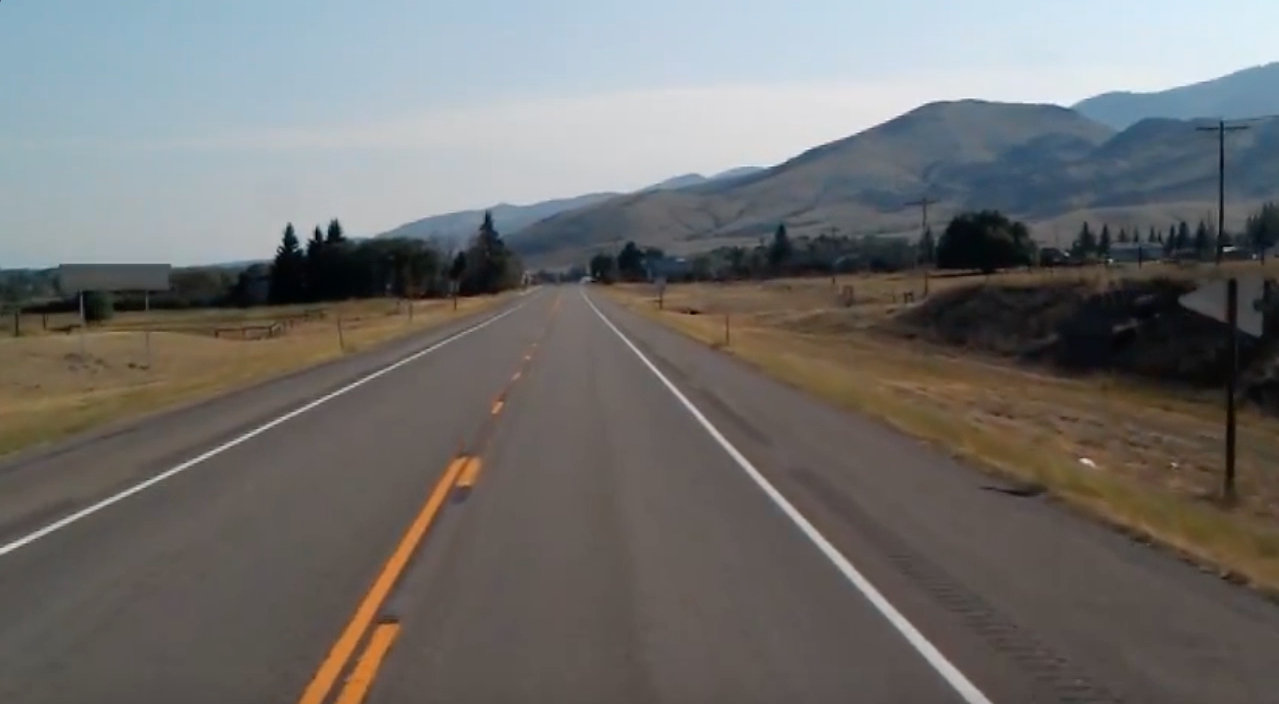
#> input picture road.jpg, 1279 x 704 px, given in place of t.mp4, which was not available
$ python finalVideo.py
#> lines starting #> are read from the running program, lines starting #| are printed output that depends on the picture; after the words box and inside, x2 and y2 are one past the last pixel; in counts of white or black regions, pixels touching at a corner belong together; pictures that were not available may be replaced by others from this repository, and a replacement may not be noted
import cv2
import numpy as np
import matplotlib.pyplot as plt


def make_coor(image, line_par):
    slope1, intercepts = line_par
    y1 = image.shape[0]
    y2 = int(y1*(3/5))
    x1 = int((y1- intercepts)/slope1)
    x2 = int((y2- intercepts)/slope1)
    return np.array([x1,y1,x2,y2])


def avg_slop(image, lines):
    left_fit = []
    right_fit = []
    for line in lines:
        x1,y1,x2,y2 = line.reshape(4)
        parametres = np.polyfit((x1,x2), (y1,y2), 1)
        slope = parametres[0]
        intercept = parametres[1]
        if (slope < 0):
            left_fit.append((slope,intercept))
        else:
            right_fit.append((slope,intercept))

    left_avg = np.average(left_fit, axis=0)
    right_avg = np.average(right_fit, axis=0)

    left_line = make_coor(image, left_avg)
    right_line = make_coor(image, right_avg)
    return np.array([left_line, right_line])


def canny(image):
    gray = cv2.cvtColor(image,cv2.COLOR_RGB2GRAY)
    blur = cv2.GaussianBlur(gray, (5,5), 0)
    canny_image = cv2.Canny(blur, 50,150)
    return canny_image


def regionOfIntrest(image):
    height = image.shape[0]
    polygons = np.array([[(200,height), (1100,height), (550,250)]])
    mask =np.zeros_like(image)
    cv2.fillPoly(mask,polygons, 255)
    maskedImg = cv2.bitwise_and(image,mask)
    return maskedImg


def display(image, lines):
    line_image = np.zeros_like(image)
    if lines is not None:
        for line in lines:
            x1,y1,x2,y2 = line.reshape(4)
            cv2.line(line_image, (x1,y1),(x2,y2), (255,0,255), 20)
    return line_image

cap = cv2.VideoCapture("t.mp4")


while(cap.isOpened()):
    _,frame = cap.read()
#> frame is the input picture: shape (704, 1279, 3); mean B, G, R 109.7, 111.3, 112.3

    canny_img = canny(frame)
#> in canny, `canny_image = cv2.Canny(blur, 50,150)`:
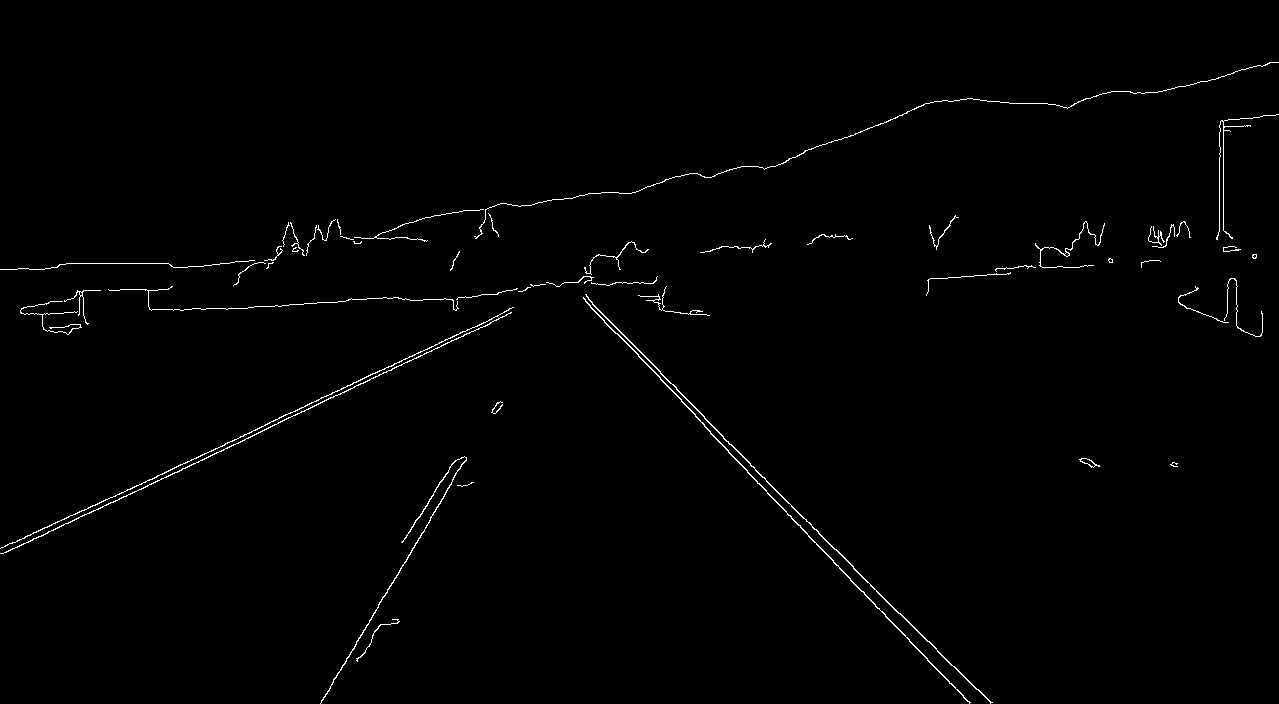
#> canny_image: shape (704, 1279); 0.91% white in thin lines or dots
    cropped = regionOfIntrest(canny_img)
#> in regionOfIntrest, `cv2.fillPoly(mask,polygons, 255)`: mask: shape (704, 1279); 22.7% white; 1 white region, box (x1, y1, x2, y2) and area: (200, 250, 1100, 704) 204575
#> in regionOfIntrest, `maskedImg = cv2.bitwise_and(image,mask)`:
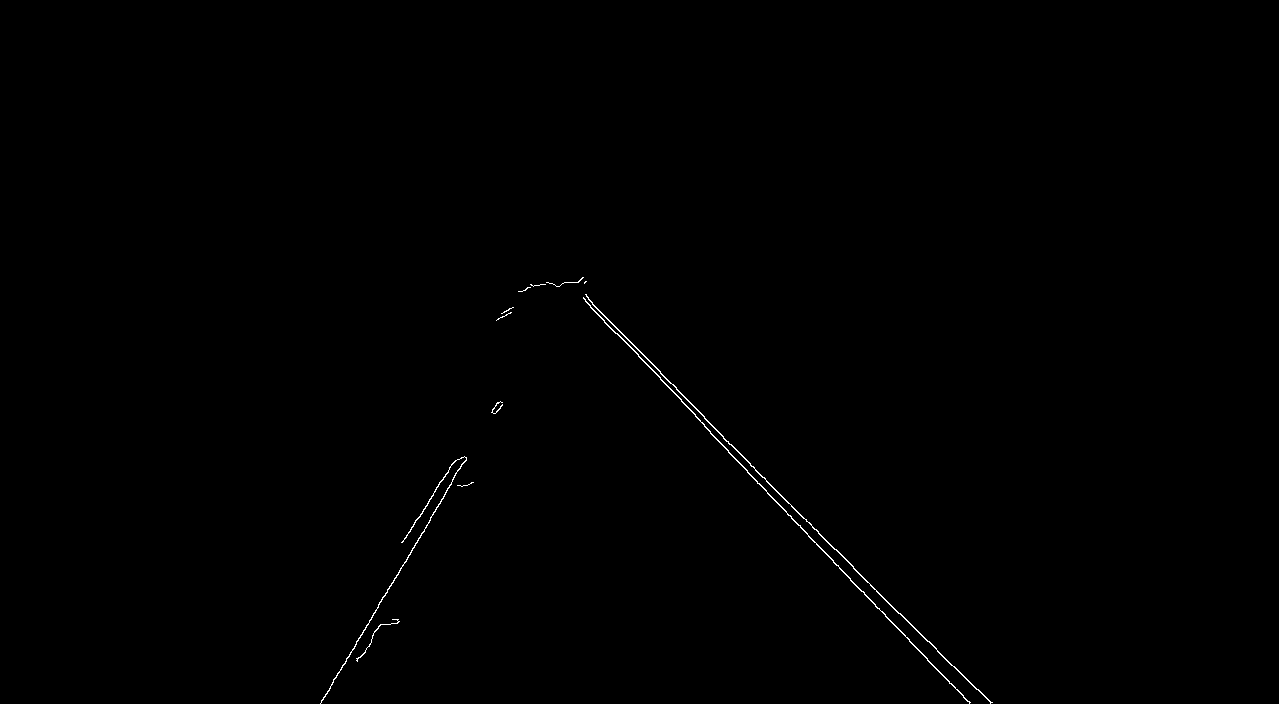
#> maskedImg: shape (704, 1279); 0.26% white in thin lines or dots, all inside (x1, y1, x2, y2) = (320, 277, 993, 704)
    lines = cv2.HoughLinesP(cropped,2, np.pi/180, 100, np.array([]),minLineLength=40,maxLineGap=5 )
#> lines = 13 rows, first 6: [704, 418, 927, 641], [704, 426, 791, 516], [320, 703, 445, 494], [585, 301, 663, 381], [630, 341, 670, 383], [794, 520, 861, 591]
    avg_lines = avg_slop(frame, lines)
#> the loop in avg_slop, `for line in lines:` made 13 passes
#> (x1, y1, x2, y2, slope, intercept) on passes 1 to 12: (704, 418, 927, 641, 1, -286), (704, 426, 791, 516, 1.03, -302.3), (320, 703, 445, 494, -1.67, 1238), (585, 301, 663, 381, 1.03, -299), (630, 341, 670, 383, 1.05, -320.5), (794, 520, 861, 591, 1.06, -321.4), (659, 371, 704, 416, 1, -288), (870, 599, 939, 672, 1.06, -321.4), (767, 493, 807, 534, 1.03, -293.2), (423, 509, 454, 461, -1.55, 1164), (940, 653, 991, 702, 0.961, -250.1), (824, 551, 879, 609, 1.05, -317.9)
#> after the loop in avg_slop, `for line in lines:`: left_fit = [(-1.67, 1238), (-1.55, 1164)]; right_fit = [(1, -286), (1.03, -302.3), (1.03, -299), (1.05, -320.5), (1.06, -321.4), (1, -288), (1.06, -321.4), (1.03, -293.2), (0.961, -250.1), (1.05, -317.9), (1, -287)]
#> in avg_slop, `left_avg = np.average(left_fit, axis=0)`: left_avg = [-1.61, 1201]
#> in avg_slop, `right_avg = np.average(right_fit, axis=0)`: right_avg = [1.02, -298.8]
#> in make_coor, `slope1, intercepts = line_par`: slope1 = -1.61; intercepts = 1201
#> in make_coor, `x1 = int((y1- intercepts)/slope1)`: x1 = 308
#> in make_coor, `x2 = int((y2- intercepts)/slope1)`: x2 = 483
#> in avg_slop, `left_line = make_coor(image, left_avg)`: left_line = [308, 704, 483, 422]
#> in avg_slop, `right_line = make_coor(image, right_avg)`: right_line = [978, 704, 703, 422]
#> avg_lines = [[308, 704, 483, 422], [978, 704, 703, 422]]
    line_img = display(frame, avg_lines)
#> the loop in display, `for line in lines:` made 2 passes
#> after the loop in display, `for line in lines:`:
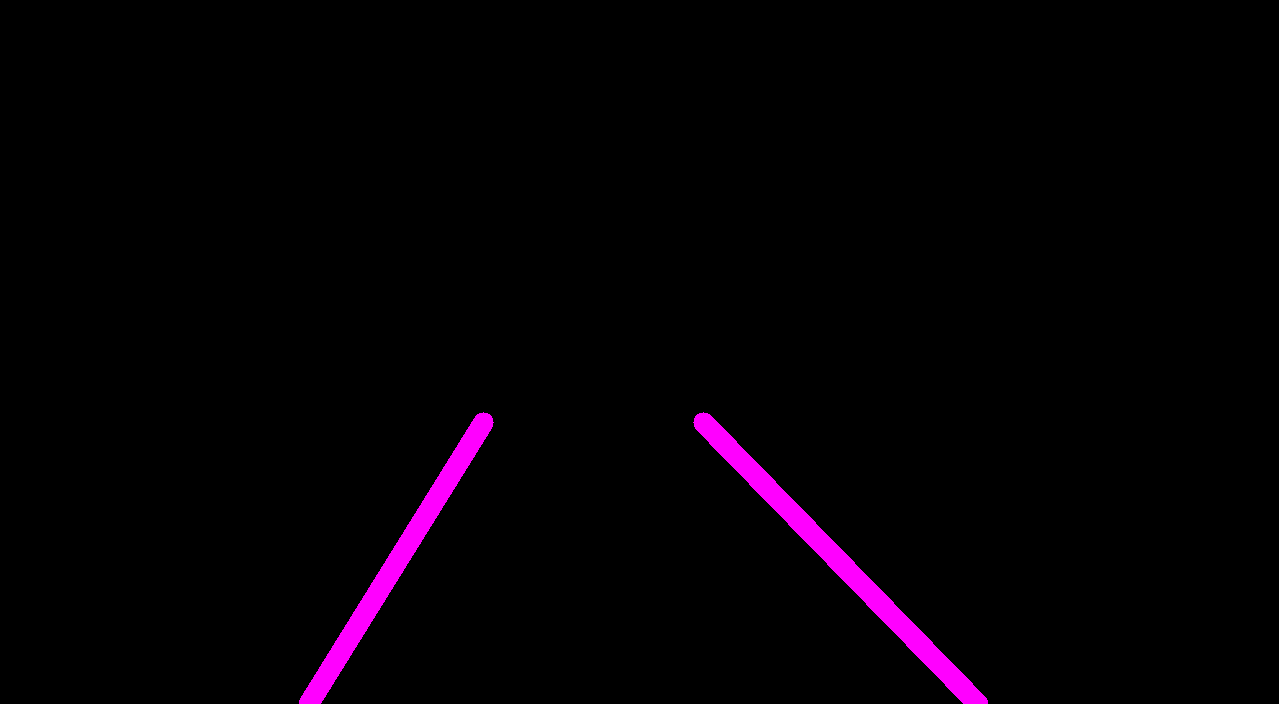
#> line_image: shape (704, 1279, 3); mean of channels 0, 1, 2 4.3, 0, 4.3; drawn as B, G, R
    comboImg = cv2.addWeighted(frame, 0.4, line_img,0.6, 1)
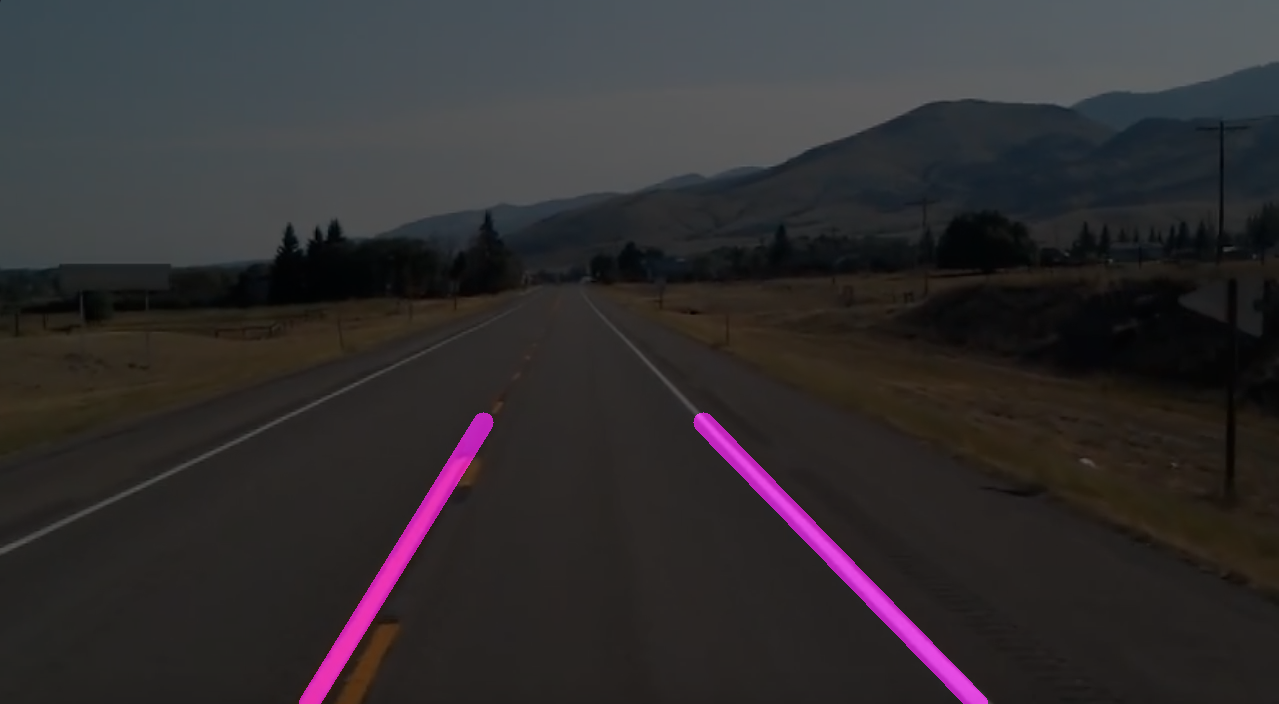
#> comboImg: shape (704, 1279, 3); mean B, G, R 47.5, 45.5, 48.5
    cv2.imshow('res',comboImg)
    if cv2.waitKey(1) == ord('q'):
#> (key q is pressed here)
        break
cap.release()
cv2.destroyAllWindows()
